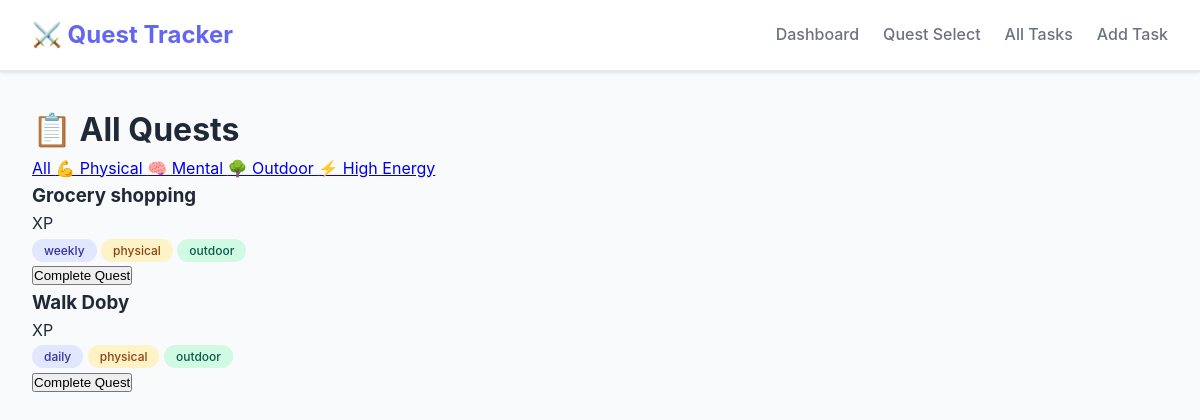
The page /tasks?location=outdoor on the database its author committed.
### tables this page shows
CREATE TABLE tasks (
                id INTEGER PRIMARY KEY AUTOINCREMENT,
                title TEXT NOT NULL,
                task_type TEXT NOT NULL,
                category TEXT,
                effort_type TEXT,
                location_type TEXT,
                
                high_description TEXT,
                high_points INTEGER NOT NULL,
                
                medium_description TEXT,
                medium_points INTEGER NOT NULL,
                
                low_description TEXT,
                low_points INTEGER NOT NULL,
                
                is_active INTEGER DEFAULT 1,
                created_at TEXT DEFAULT CURRENT_TIMESTAMP
            );

### app.py (the view)
@app.route('/tasks')
def tasks_view():
    effort_filter = request.args.get('effort')
    location_filter = request.args.get('location')
    category_filter = request.args.get('category')
    filters = {}
    if effort_filter:
        filters['effort_type'] = effort_filter
    if location_filter:
        filters['location_type'] = location_filter
    tasks = get_tasks(category=category_filter, filters=filters if filters else None)
    return render_template('tasks.html',
                           tasks=tasks,
                           current_filters=filters,
                           categories=CATEGORIES,
                           selected_category=category_filter)

### database.py (called while the page is built)
@contextmanager
def get_db():
    conn = sqlite3.connect(DATABASE)
    conn.row_factory = sqlite3.Row
    try:
        yield conn
        conn.commit()
    except Exception as e:
        conn.rollback()
        raise e
    finally:
        conn.close()

def get_tasks(task_type=None, category=None, filters=None):
    with get_db() as conn:
        cursor = conn.cursor()
        query = 'SELECT * FROM tasks WHERE is_active = 1'
        params = []
        if task_type:
            query += ' AND task_type = ?'
            params.append(task_type)
        if category:
            query += ' AND category = ?'
            params.append(category)
        if filters:
            if filters.get('effort_type'):
                query += ' AND effort_type = ?'
                params.append(filters['effort_type'])
            if filters.get('location_type'):
                query += ' AND location_type = ?'
                params.append(filters['location_type'])
        query += ' ORDER BY high_points DESC'
        cursor.execute(query, params)
        return [dict(row) for row in cursor.fetchall()]

### templates/tasks.html (shortened to what this page needs)
{% extends "base.html" %}
{% block content %}
<div class="all-tasks">
    <h1>📋 All Quests</h1>
    <div class="tasks-filters">
        <a href="{{ url_for('tasks_view') }}"
           class="filter-link {% if not current_filters %}active{% endif %}">
            All
        </a>
        <a href="{{ url_for('tasks_view', effort='physical') }}"
           class="filter-link {% if current_filters.get('effort_type') == 'physical' %}active{% endif %}">
            💪 Physical
        </a>
        <a href="{{ url_for('tasks_view', effort='mental') }}"
           class="filter-link {% if current_filters.get('effort_type') == 'mental' %}active{% endif %}">
            🧠 Mental
        </a>
        <a href="{{ url_for('tasks_view', location='outdoor') }}"
           class="filter-link {% if current_filters.get('location_type') == 'outdoor' %}active{% endif %}">
            🌳 Outdoor
        </a>
        <a href="{{ url_for('tasks_view', energy='high') }}"
           class="filter-link {% if current_filters.get('energy_level') == 'high' %}active{% endif %}">
            ⚡ High Energy
        </a>
    </div>
    <div class="tasks-grid">
        {% if tasks %}
            {% for task in tasks %}
            <div class="task-card">
                <div class="task-card-header">
                    <h3>{{ task.title }}</h3>
                    <span class="task-card-points">{{ task.points }} XP</span>
                </div>
                <div class="task-card-tags">
                    <span class="tag tag-type">{{ task.task_type }}</span>
                    {% if task.effort_type %}
                    <span class="tag tag-effort">{{ task.effort_type }}</span>
                    {% endif %}
                    {% if task.location_type %}
                    <span class="tag tag-location">{{ task.location_type }}</span>
                    {% endif %}
                </div>
                <button class="btn-complete-full" onclick="completeTask({{ task.id }})">
                    Complete Quest
                </button>
            </div>
            {% endfor %}
        {% else %}
            <div class="empty-state-large">
                <p>No quests found with these filters.</p>
                <a href="{{ url_for('add_task_view') }}" class="btn-primary">Create Your First Quest</a>
            </div>
        {% endif %}
    </div>
</div>
{% endblock %}

### static/css/style.css (style rules this page uses)
:root { --primary-color: #6366f1; --primary-dark: #4f46e5; --secondary-color: #ec4899; --success-color: #10b981; --warning-color: #f59e0b; --danger-color: #ef4444; --bg-color: #f9fafb; --bg-secondary: #ffffff; --text-primary: #1f2937; --text-secondary: #6b7280; --border-color: #e5e7eb; --shadow: 0 1px 3px rgba(0, 0, 0, 0.1); --shadow-lg: 0 10px 15px rgba(0, 0, 0, 0.1); --tier-high: #ef4444; --tier-high-bg: #fef2f2; --tier-medium: #f59e0b; --tier-medium-bg: #fffbeb; --tier-low: #6366f1; --tier-low-bg: #eef2ff; }
* { margin: 0; padding: 0; box-sizing: border-box; }
body { font-family: -apple-system, BlinkMacSystemFont, 'Segoe UI', Roboto, Oxygen, Ubuntu, Cantarell, sans-serif; background-color: var(--bg-color); color: var(--text-primary); line-height: 1.6; }
.tag { padding: 0.25rem 0.75rem; border-radius: 12px; font-size: 0.75rem; font-weight: 500; }
.tag-effort { background: #fef3c7; color: #92400e; }
.tag-location { background: #d1fae5; color: #065f46; }
.tag-type { background: #e0e7ff; color: #3730a3; }

### rows shown on the page
tasks: title "Grocery shopping", task_type "weekly", effort_type "physical", location_type "outdoor"
tasks: title "Walk Doby", task_type "daily", effort_type "physical", location_type "outdoor"
